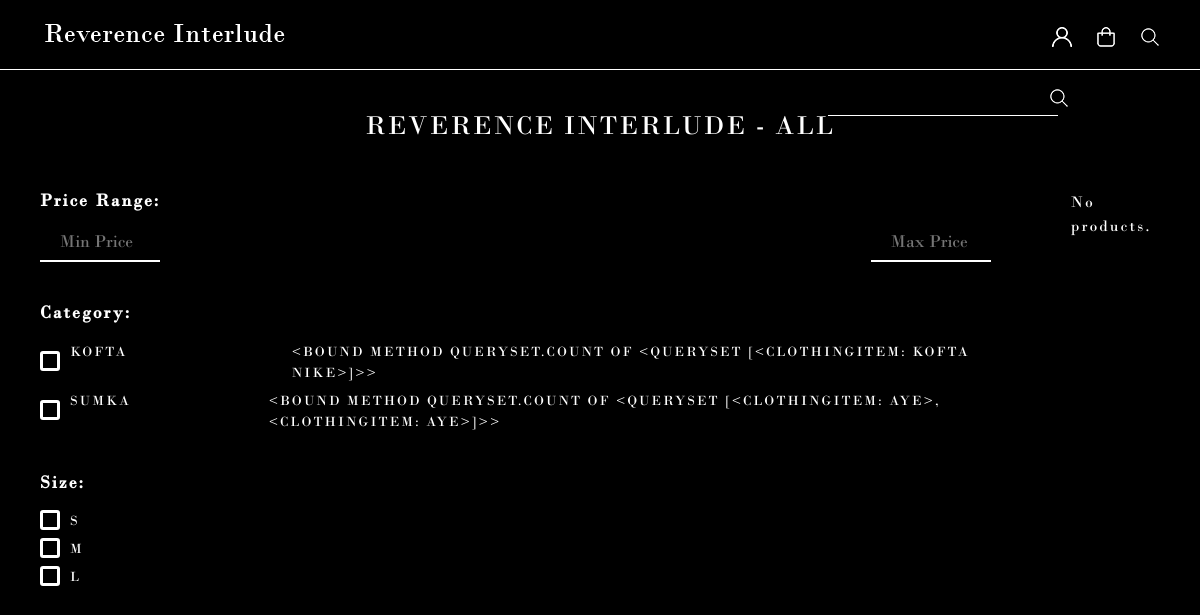
The page / on the database its author committed.
### main/models.py (models this page shows, shortened)
class Category(models.Model):
    name = models.CharField(max_length=255, unique=True)
    slug = models.SlugField(unique=True)
    class Meta:
        ordering = ['name']
        indexes = [models.Index(fields=['name'])]
        verbose_name = 'category'
        verbose_name_plural = 'categories'
    def get_item_count(self):
        return ClothingItem.objects.filter(category = self).count

class ClothingItem(models.Model):
    name = models.CharField(max_length=255)
    slug = models.SlugField(unique=True)
    available = models.BooleanField(default=True)
    sizes = models.ManyToManyField(Size, through='ClothingItemSize',
                                related_name='clothing_item', blank=True)
    category = models.ForeignKey(Category, on_delete=models.CASCADE , related_name='clothing_items')
    description = models.TextField(max_length=500, blank=True)
    image = models.ImageField(upload_to='procuct/%Y/%m/%d' ,blank=True)
    created_at = models.DateTimeField(auto_now_add= True, null = True)
    updated_at = models.DateTimeField(auto_now=True, )
    price = models.DecimalField(max_digits=20, decimal_places=2)
    discount = models.DecimalField(max_digits=5,decimal_places=2)
    def __str__(self):
        return self.name

class Size(models.Model):
    name = models.CharField(max_length=10, unique=True)

### main/views.py (the view)
# urls.py: path('', CatalogView.as_view(), name = 'catalog'),
class CatalogView(ListView):
    model = ClothingItem
    template_name = 'main/product/list.html'
    context_object_name = 'cloting_items'
    def get_queryset(self):
        queryset = super().get_queryset()
        category_slugs= self.request.GET.getlist('category')
        size_names = self.request.GET.getlist('size')
        min_price = self.request.GET.get('min_price')
        max_price = self.request.GET.get('max_price')
        if category_slugs:
            queryset = queryset.filter(category__slug__in = category_slugs)
        if size_names:
            queryset= queryset.filter(
                Q(sizes__name__in = size_names) & Q(sizes__clothingitemsize__available = True)
            ).distinct()
        if min_price:
            queryset = queryset.filter(price__gte = min_price)
        if max_price:
            queryset = queryset.filter(price__lte = max_price)
        return queryset
    def get_context_data(self, **kwargs):
        context  = super().get_context_data(**kwargs)
        context['categories'] = Category.objects.all()
        context['sizes'] = Size.objects.all()
        context['selected_categories'] = self.request.GET.getlist('category')
        context['selected_sizes'] = self.request.GET.getlist('size')
        context['min_price'] = self.request.GET.get('min_price', '')
        context['max_price'] = self.request.GET.get('max_price', '')
        return context

### main/templates/main/product/list.html (shortened to what this page needs)
{% extends "main/base.html" %}
{% load static %}
{% block content %}
    <h1 class="rev-head text-uppercase" id="reverence-title">Reverence interlude - ALL</h1>
    <div class="catalog d-flex">
        <form action="{% url "main:catalog" %}" method="get" class="sidebar" id="filter-form">
            <h4 class="price-head">Price Range:</h4>
            <div class="price-range d-flex justify-content-between">
                <input type="number" name="min_price" id="min_price" placeholder="Min Price" value="{{ request.GET.min_price }}" oninput="debounceApplyFilters()">
                <input type="number" name="max_price" id="max_price" placeholder="Max Price" value="{{ request.GET.max_price }}" oninput="debounceApplyFilters()">
            </div>
            <h4 class="category-head">Category:</h4>
            {% for category in categories %}
                <div class="category-option">
                    <label for="category-{{ category.slug }}" class="d-flex">
                        <div class="category-name">{{ category.name }}</div> <div class="category-len">{{ category.get_item_count }}</div>
                    </label>
                </div>
            {% endfor %}
            <h4 class="size-head">Size:</h4>
            {% for size in sizes %}
                <div class="category-option">
                    <label for="size-{{ size.name }}">{{ size.name }}</label>
                </div>
            {% endfor %}
        </form>
        <div class="product-list">
            <div class="card-container d-flex flex-wrap">
                {% for item in clothing_items %}
                    <div class="card">
                        <a href="{% url "main:clothing_item_detail" item.slug %}" class="card-on-catalog">
                            {% if item.image %}
                                <img src="{{ item.image.url }}" alt="{{ item.name }}" class="product-image">
                            {% endif %}
                            <div class="card-info">
                                <h5>{{ item.name }}</h5>
                                {% if item.discount %}
                                    <div class="cart-discount d-flex gap-2">
                                        <p class="line price-on-card">${{ item.price }}</p>
                                        <p class="price">${{ item.get_price_with_discount|floatformat:2 }}</p>
                                    </div>
                                {% else %}
                                    <p class="detail-price">
                                        ${{ item.price }}
                                    </p>
                                {% endif %}
                            </div>
                        </a>
                    </div>
                {% empty %}
                    <p>No products.</p>
                {% endfor %}
            </div>
        </div>
    </div>
{% endblock content %}

### main/static/css/base.css (style rules this page uses)
:root { --gold: #ccaf6b; }
body { background-color: #000; color: #fff; font-family: "Bodoni", serif; font-size: 18px; letter-spacing: 2px; }
h4 { font-size: 18px; font-weight: 300; }
p { font-weight: 300; font-size: 16px; }
.rev-head { font-size: 27px; text-align: center; padding-bottom: 40px; }
.sidebar { min-width: 260px; margin-right: 80px; }
.sidebar h4 { font-weight: 600; }
.category-option { position: relative; display: flex; align-items: center; text-transform: uppercase; margin-bottom: 5px; font-size: 14px; }
.category-option label { position: relative; padding-left: 30px; padding-top: 2px; cursor: pointer; color: #fff; }
.category-option label::before { content: ''; position: absolute; left: 0; top: 50%; transform: translateY(-50%); width: 20px; height: 20px; background-color: #000; border: 3px solid #fff; border-radius: 3px; }
.category-name { width: 200px; }
.category-len { padding-left: 40px; }
.price-range { margin-bottom: 20px; }
.size-head, .category-head { margin-top: 40px; margin-bottom: 15px; }
.price-head { margin-bottom: 15px; }
input[type="number"] { width: 120px; border: none; background-color: #000; padding-left: 20px; padding-bottom: 5px; color: #fff; outline: none; border-bottom: 2px solid #fff; transition: border-color 0.3s; -moz-appearance: textfield; }
.card-container { gap: 30px; }

### rows shown on the page
Category: name "KOFTA", get_item_count "<BOUND METHOD QUERYSET.COUNT OF <QUERYSET [<CLOTHINGITEM: KOFTA NIKE>]>>"
Category: name "SUMKA", get_item_count "<BOUND METHOD QUERYSET.COUNT OF <QUERYSET [<CLOTHINGITEM: AYE>, <CLOTHINGITEM: AYE>]>>"
Size: name "S"
Size: name "M"
Size: name "L"
